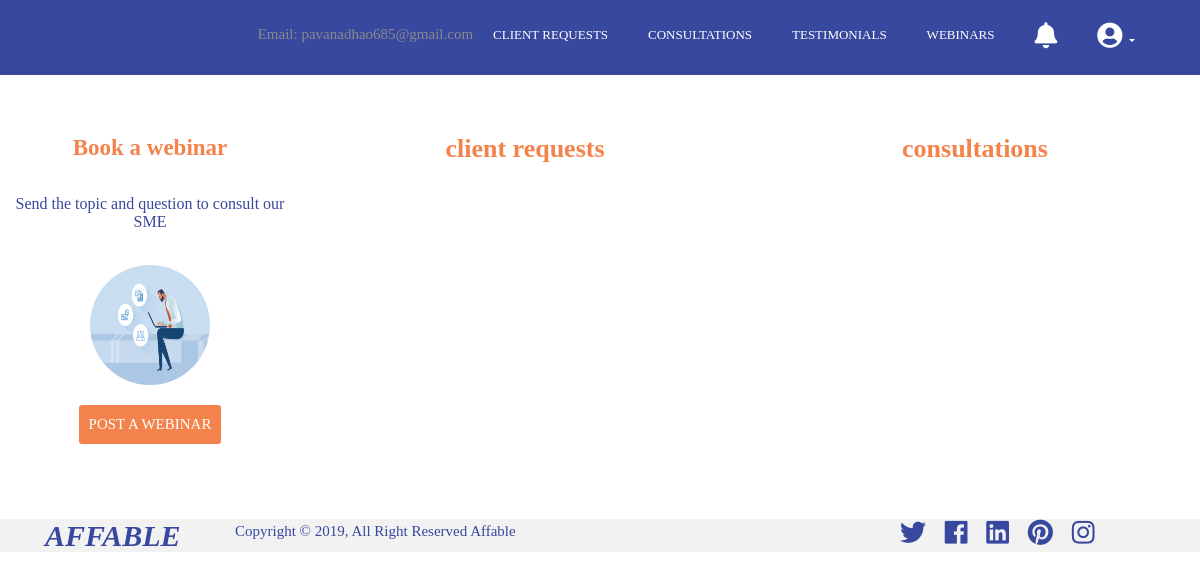
The page /sme_dashboard.php (signed in) on the database as committed earlier.
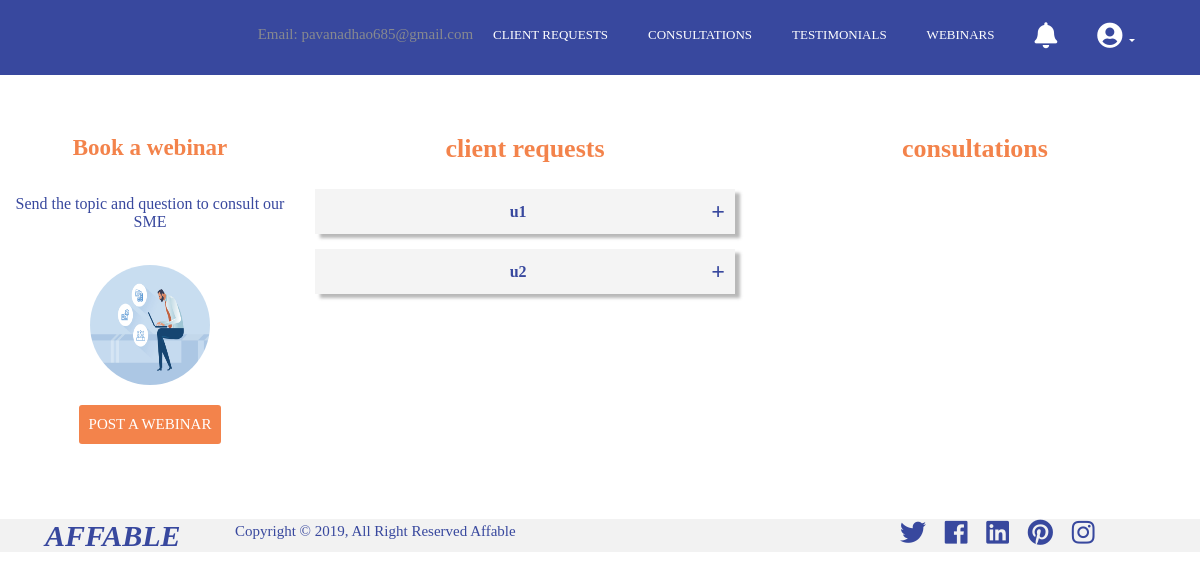
The same page on the database as committed later.
### tables this page shows
CREATE TABLE `userquestion` (
  `questionid` int(11) NOT NULL,
  `category` varchar(100) DEFAULT NULL,
  `topic` text NOT NULL,
  `question` text NOT NULL,
  `email` varchar(100) DEFAULT NULL,
  `status` varchar(100) DEFAULT NULL
);

### sme_dashboard.php (the view, shortened to what this page needs)
<?php
require_once ('connection.php');
?>
<!DOCTYPE html>
<html lang="zxx" class="no-js">
<head>
      <link rel="stylesheet" href="https://use.fontawesome.com/releases/v5.7.2/css/all.css">
      <link rel="stylesheet" href="https://maxcdn.bootstrapcdn.com/bootstrap/4.5.2/css/bootstrap.min.css">
      <link rel="stylesheet" href="https://stackpath.bootstrapcdn.com/bootstrap/4.1.3/css/bootstrap.min.css">
      <link rel="stylesheet" href="css/bootstrap.css">
      <link rel="stylesheet" href="css/owl.carousel.css">
      <link rel="stylesheet" href="https://unpkg.com/flickity@2/dist/flickity.min.css">
      <link rel="stylesheet" href="css/style.css">
</head>
   <body onload="sme_dashboard();" data-spy="scroll" data-target=".navbar" data-offset="50">
      <header class="default-header" style="background-color: #38489E;">
         <nav class="navbar navbar-expand-lg navbar-light">
            <div class="container sme_dashboard">
               <div class="collapse navbar-collapse justify-content-end align-items-center" id="navbarSupportedContent">
                  <ul class="navbar-nav sme_dashboard_navbar">
                     <li>Email: <?= $_SESSION['email'] ?></li>
					 <li><a class="active" href="#section1" onclick="viewSections();">CLIENT REQUESTS</a></li>
                     <li><a href="#section2">CONSULTATIONS</a></li>
                     <li><a href="#section3">TESTIMONIALS</a></li>
                     <li><a href="webinar.php">WEBINARS</a></li>
                     <li class="notifications"><a href="#"><i class="fas fa-bell fa-2x"></i></a></li>
                     <li class="dropdown profile">
                        <a class="dropdown-toggle" href="#" id="navbardrop" data-toggle="dropdown">
                        <i class="fas fa-user-circle fa-2x"></i>
                        </a>
                     </li>
                  </ul>
               </div>
            </div>
         </nav>
      </header>
       <br><br><br>
      <section class="section-gap" id="section1">
         <div class="container-fluid">
		 <div class="row">
               <div class="col-sm-3 post_request" style="/* box-shadow: -5px -4px 3px 0px rgba(255, 255, 255, 0.425),
                  5px 4px 3px 0px rgba(88, 88, 88, 0.425); */ padding: 0px; background-color: #fff;">
                  <div>
                     <h1>Book a webinar</h1>
                     <h5>Send the topic and question to consult our SME</h5>
                     <img src="images/how_it_works_4.jpg">
                  </div>
                  <button class="btn" data-toggle="modal" data-target="#postWebinar">POST A WEBINAR</button>
               </div>
               <div class="col-sm-9">
            <div class="row">
               <div class="col-12 col-lg-6 col-sm-12 client_request">
				  <h1>client requests</h1>
				<?php
					$stmt1 = $conn->prepare("SELECT categoryname FROM sme_profile WHERE email = :email");
					$stmt1->execute(array(":email" => $_SESSION['email']));
					$row1 = $stmt1->fetch(PDO::FETCH_ASSOC);
					$categoryname = $row1['categoryname'];
					$stmt2 = $conn->prepare("SELECT questionid, topic, question, email, status FROM userquestion WHERE category = :categoryname");
					$stmt2->execute(array(":categoryname" => $categoryname));
					while($row2 = $stmt2->fetch(PDO::FETCH_ASSOC)) {
						$request = $row2;
				?>
				<button class="accordion"><?= htmlentities($request['topic']) ?></button>
				<?php } ?>
               </div>
                     <div class="col-12 col-sm-6 client_request">
                        <h1>consultations</h1>
                     </div>
                  </div>
               </div>
            </div>
         </div>
      </section>
      <br>
	  <br><br>
      <footer style="background-color: #f2f2f2">
         <div class="container">
            <div class="row">
               <div class="col-md-2">
                  <h2><i><b>AFFABLE</b></i></h2>
               </div>
               <div class="col-md-5">
                  <span style="color: #38489E;">Copyright © 2019, All Right Reserved Affable</span>
               </div>
               <div class="col-md-2"></div>
               <div class="col-md-3 social_icons">
                  <i class="fab fa-twitter"></i>
                  <i class="fab fa-facebook"></i>
                  <i class="fab fa-linkedin"></i>
                  <i class="fab fa-pinterest"></i>
                  <i class="fab fa-instagram"></i>
               </div>
            </div>
         </div>
      </footer>
   </body>
</html>

Rows that differ between the two databases and show on the page:
added userquestion: topic "u1"
added userquestion: topic "u2"
